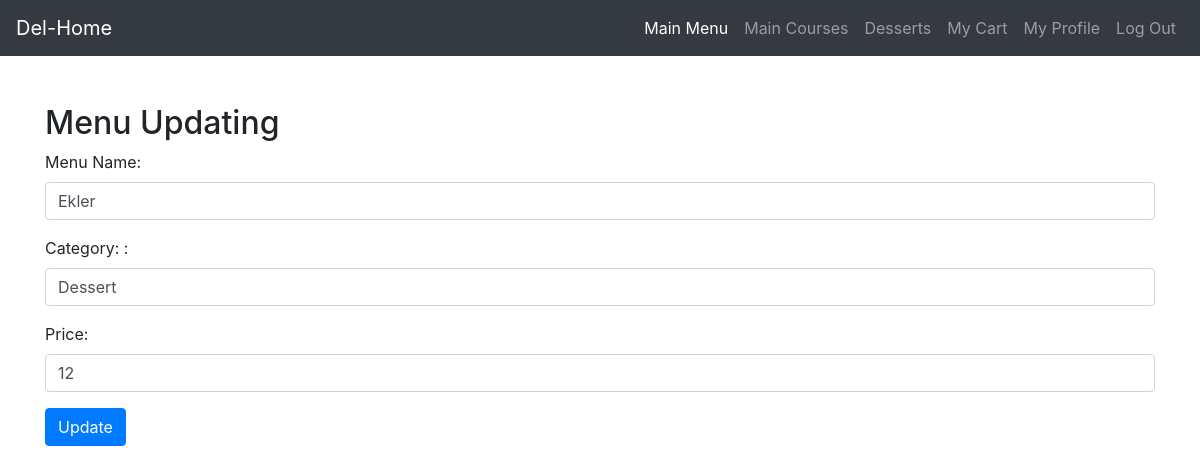
The app's page /updateMenu.php?id=6 with its own data.
### tables this page shows
CREATE TABLE `menuTable` (
  `id` int(11) NOT NULL,
  `menuId` int(11) NOT NULL,
  `menuImg` varchar(500) DEFAULT NULL,
  `menuName` varchar(50) NOT NULL,
  `menuCategory` varchar(50) NOT NULL,
  `menuQuantity` int(11) DEFAULT NULL,
  `menuPrice` int(11) NOT NULL
);

### updateMenu.php (the view, shortened to what this page needs)
<?php
include 'navbar.php';
$conn = new mysqli("localhost", "root", "", "yemeksepetiDB");
$menuId = $_GET['id'];
$sqlSelect = "SELECT * FROM menuTable WHERE menuId=$menuId";
$resultSelect = $conn->query($sqlSelect);
$rowSelect = $resultSelect->fetch_assoc();
?>
<!DOCTYPE html>
<html lang="en">
<head>
    <link rel="stylesheet" href="https://stackpath.bootstrapcdn.com/bootstrap/4.5.2/css/bootstrap.min.css">
</head>
<body>
    <div class="container mt-5">
        <h2>Menu Updating</h2>
        <form action="" method="post">
            <div class="form-group">
                <label for="menuName">Menu Name:</label>
                <input type="text" class="form-control" id="menuName" name="menuName" value="<?= $rowSelect['menuName'] ?>" required>
            </div>
            <div class="form-group">
                <label for="menuCategory">Category: :</label>
                <input type="text" class="form-control" id="menuCategory" name="menuCategory" value="<?= $rowSelect['menuCategory'] ?>" required>
            </div>
            <div class="form-group">
                <label for="menuPrice">Price: </label>
                <input type="number" class="form-control" id="menuPrice" name="menuPrice" value="<?= $rowSelect['menuPrice'] ?>" required>
            </div>
            <button type="submit" class="btn btn-primary">Update</button>
        </form>
    </div>
</body>
</html>

### records on screen
menutable: menuName "Ekler", menuCategory "Dessert", menuPrice "12"
